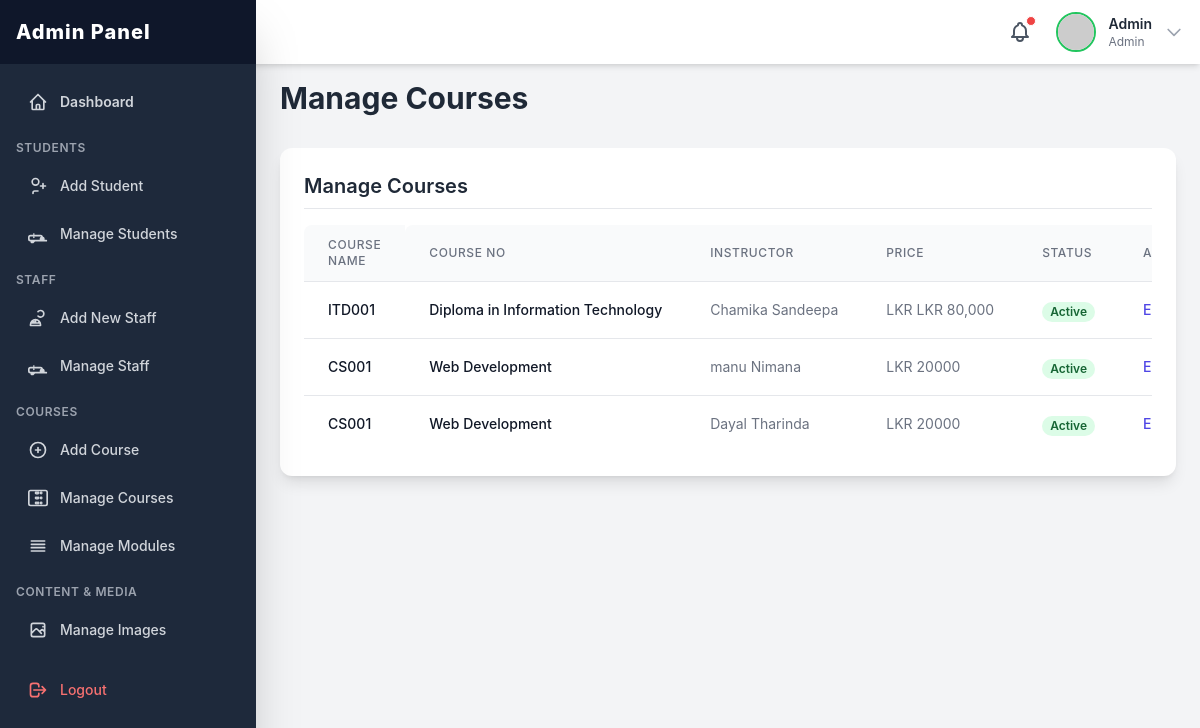
The page /admin/pages/manage_course.php (signed in) on the database its author committed.
### tables this page shows
CREATE TABLE `course` (
  `id` int(11) NOT NULL,
  `course_no` varchar(12) NOT NULL,
  `course_name` varchar(100) NOT NULL,
  `nvq_level` int(11) NOT NULL,
  `course_type` enum('Full-time','Part-time','Online','Hybrid') NOT NULL,
  `qualifications` varchar(255) NOT NULL,
  `course_duration` int(11) NOT NULL,
  `course_fee` varchar(20) NOT NULL,
  `course_description` text NOT NULL,
  `course_image` varchar(255) DEFAULT NULL,
  `status` enum('active','inactive') NOT NULL DEFAULT 'active'
);

CREATE TABLE `staff` (
  `id` int(11) NOT NULL,
  `staff_id` varchar(20) NOT NULL,
  `service_id` varchar(20) NOT NULL,
  `first_name` varchar(50) NOT NULL,
  `last_name` varchar(50) NOT NULL,
  `nic` varchar(15) NOT NULL,
  `contact_no` varchar(15) DEFAULT NULL,
  `email` varchar(100) DEFAULT NULL,
  `gender` varchar(10) NOT NULL,
  `password` varchar(255) NOT NULL,
  `position` varchar(100) NOT NULL,
  `course_no` varchar(20) DEFAULT NULL,
  `profile_photo` varchar(255) DEFAULT NULL,
  `status` enum('active','inactive') NOT NULL DEFAULT 'active'
);

### admin/pages/manage_course.php (the view, shortened to what this page needs)
<?php
include_once('../include/header.php');
include('../../include/connection.php');
$query = "SELECT c.*, s.first_name, s.last_name, s.staff_id
          FROM course c
          LEFT JOIN staff s ON c.course_no = s.course_no AND s.position = 'Instructors'
          ORDER BY c.id";
$courses = mysqli_query($con, $query);
?>
<!DOCTYPE html>
<html lang="en">
<head>
    <script src="https://cdn.tailwindcss.com"></script>
</head>
<body class="bg-gray-100 p-6 sm:p-8">
    <div class="max-w-7xl mx-auto">
        <h2 class="text-3xl font-bold text-gray-800 mb-6">Manage Courses</h2>
        <div class="bg-white p-6 rounded-xl shadow-lg mt-8">
            <h3 class="text-xl font-semibold text-gray-800 mb-4 border-b pb-2">Manage Courses</h3>
            <div class="overflow-x-auto">
                <table class="min-w-full divide-y divide-gray-200">
                    <thead class="bg-gray-50">
                        <tr>
                            <th scope="col" class="px-6 py-3 text-left text-xs font-medium text-gray-500 uppercase tracking-wider rounded-tl-lg">Course Name</th>
                            <th scope="col" class="px-6 py-3 text-left text-xs font-medium text-gray-500 uppercase tracking-wider rounded-tl-lg">Course No</th>
                            <th scope="col" class="px-6 py-3 text-left text-xs font-medium text-gray-500 uppercase tracking-wider">Instructor</th>
                            <th scope="col" class="px-6 py-3 text-left text-xs font-medium text-gray-500 uppercase tracking-wider">Price</th>
                            <th scope="col" class="px-6 py-3 text-left text-xs font-medium text-gray-500 uppercase tracking-wider">Status</th>
                            <th scope="col" class="px-6 py-3 text-left text-xs font-medium text-gray-500 uppercase tracking-wider rounded-tr-lg">Actions</th>
                        </tr>
                    </thead>
                    <tbody class="bg-white divide-y divide-gray-200">
                          <?php if (mysqli_num_rows($courses) > 0): ?>
                              <?php while ($row = mysqli_fetch_assoc($courses)): ?>
                                <tr>
                                    <td class="px-6 py-4 whitespace-nowrap text-sm font-medium text-gray-900">
                                        <?php echo htmlspecialchars($row['course_no']); ?>
                                    </td>
                                    <td class="px-6 py-4 whitespace-nowrap text-sm font-medium text-gray-900">
                                        <?php echo htmlspecialchars($row['course_name']); ?>
                                    </td>
                                    <td class="px-6 py-4 whitespace-nowrap text-sm text-gray-500">
                                        <?php
                                        if (!empty($row['first_name']) && !empty($row['last_name'])) {
                                            echo htmlspecialchars($row['first_name'] . ' ' . $row['last_name']);
                                        } else {
                                            echo '<span class="text-gray-400 italic">No Instructor</span>';
                                        }
                                        ?>
                                    </td>
                                    <td class="px-6 py-4 whitespace-nowrap text-sm text-gray-500">
                                        LKR <?php echo htmlspecialchars($row['course_fee']); ?>
                                    </td>
                                    <td class="px-6 py-4 whitespace-nowrap">
                                        <?php if ($row['status'] == 'active') : ?>
                                            <span class="px-2 inline-flex text-xs leading-5 font-semibold rounded-full bg-green-100 text-green-800">Active</span>
                                        <?php else : ?>
                                            <span class="px-2 inline-flex text-xs leading-5 font-semibold rounded-full bg-yellow-100 text-yellow-800">Inactive</span>
                                        <?php endif; ?>
                                    </td>
                                    <td class="px-6 py-4 whitespace-nowrap text-sm font-medium space-x-2">
                                        <button type="button" class="text-indigo-600 hover:text-indigo-900 transition duration-150 edit-btn"
                                            data-id="<?php echo $row['id']; ?>"
                                            data-name="<?php echo htmlspecialchars($row['course_name']); ?>"
                                            data-fee="<?php echo htmlspecialchars($row['course_fee']); ?>"
                                            data-status="<?php echo $row['status']; ?>"
                                            data-course-no="<?php echo htmlspecialchars($row['course_no']); ?>"
                                            data-staff-id="<?php echo htmlspecialchars($row['staff_id'] ?? ''); ?>">
                                            Edit
                                        </button>
                                    </td>
                                </tr>
                              <?php endwhile; ?>
                          <?php endif; ?>
                    </tbody>
                </table>
            </div>
        </div>
    </div>
    </body>
</html>

### admin/include/header.php (shortened to what this page needs)
<?php
$admin_username = isset($_SESSION['admin_username']) ? $_SESSION['admin_username'] : null;
$admin_display_name = 'User';
$admin_display_type = 'Guest';
if ($admin_username) {
    include_once __DIR__ . '/../../include/connection.php';
    if (isset($con)) {
        $query_admin = "SELECT username, type FROM admin WHERE username = ?";
        $stmt_admin = $con->prepare($query_admin);
        if ($stmt_admin) {
            $stmt_admin->bind_param("s", $admin_username);
            $stmt_admin->execute();
            $result_admin = $stmt_admin->get_result();
            if ($result_admin->num_rows == 1) {
                $admin_data = $result_admin->fetch_assoc();
                $admin_display_name = htmlspecialchars($admin_data['username']);
                $admin_display_type = htmlspecialchars(ucfirst($admin_data['type']));
            }
        } else {
             error_log("Admin header: Failed to prepare admin query: " . $con->error);
        }
    } else {
        error_log("Admin header: Database connection not established in connection.php.");
    }
}
?>
<!DOCTYPE html>
<html lang="en">
<head>
    <script src="https://cdn.tailwindcss.com"></script>
    <link href="https://cdnjs.cloudflare.com/ajax/libs/flowbite/2.2.1/flowbite.min.css" rel="stylesheet" />
    <link rel="stylesheet" href="../css/webkit.css">
</head>
<body class="bg-gray-100 min-h-screen">
    <header class="fixed top-0 left-0 right-0 h-16 bg-white shadow-md z-30 flex items-center justify-between px-4 transition-all duration-300" id="page-header">
        <div class="flex items-center space-x-4 relative"> <button class="relative p-2 text-gray-600 hover:text-green-600 transition duration-150 rounded-full hover:bg-gray-100">
                <span class="absolute top-1 right-1 w-2.5 h-2.5 bg-red-500 rounded-full border border-white"></span>
            </button>
            <button id="avatarButton" type="button" data-dropdown-toggle="userDropdown" data-dropdown-placement="bottom-start" class="flex items-center space-x-3 cursor-pointer group">
                <img class="h-10 w-10 rounded-full object-cover border-2 border-green-500" src="https://placehold.co/100x100/10b981/ffffff?text=<?php echo strtoupper(substr($admin_display_name, 0, 1)); ?>" alt="Admin Profile">
                <div class="hidden sm:block text-sm text-left"> <p class="font-semibold text-gray-800"><?php echo $admin_display_name; ?></p>
                    <p class="text-xs text-gray-500"><?php echo $admin_display_type; ?></p>
                </div>
                <svg class="w-5 h-5 text-gray-400 group-hover:text-gray-600 transition duration-150" fill="none" stroke="currentColor" viewBox="0 0 24 24" xmlns="http://www.w3.org/2000/svg"><path stroke-linecap="round" stroke-linejoin="round" stroke-width="2" d="M19 9l-7 7-7-7"></path></svg> </button>
            </div>
    </header>
    <div id="sidebar-wrapper">
        <nav class="fixed top-0 bottom-0 left-0 w-64 bg-slate-800 text-white z-40 transform -translate-x-full lg:translate-x-0 transition-transform duration-300 ease-in-out shadow-2xl" id="page-sidebar">
            <div class="h-16 bg-slate-900 flex items-center justify-between px-4">
                <h1 class="text-xl font-extrabold text-white tracking-wider">Admin Panel</h1>
            </div>
            <div class="px-4 space-y-2 h-full overflow-y-auto pt-4 pb-16">
                 <div class="space-y-1">
                    <a href="Dashboard.php" class="flex items-center p-3 text-sm font-semibold rounded-lg text-gray-300 hover:bg-slate-700 hover:text-white transition duration-150">
                        Dashboard
                    </a>
                    <p class="text-xs font-semibold text-gray-400 pt-3 pb-1 uppercase tracking-wider">Students</p>
                    <a href="student_register.php" class="flex items-center p-3 text-sm font-medium rounded-lg text-gray-300 hover:bg-slate-700 hover:text-white transition duration-150">
                        <svg class="w-5 h-5 mr-3" fill="none" stroke="currentColor" viewBox="0 0 24 24" xmlns="http://www.w3.org/2000/svg"><path stroke-linecap="round" stroke-linejoin="round" stroke-width="2" d="M18 9v3m0 0v3m0-3h3m-3 0h-3m-2-5a4 4 0 11-8 0 4 4 0 018 0zM12 18H8a2 2 0 00-2 2v1"></path></svg>
                        Add Student
                    </a>
                    <a href="manage_students.php" class="flex items-center p-3 text-sm font-medium rounded-lg text-gray-300 hover:bg-slate-700 hover:text-white transition duration-150">
                        Manage Students
                    </a>
                    <p class="text-xs font-semibold text-gray-400 pt-3 pb-1 uppercase tracking-wider">Staff</p>
                    <a href="staff_register.php"  class="flex items-center p-3 text-sm font-medium rounded-lg text-gray-300 hover:bg-slate-700 hover:text-white transition duration-150">
                        <svg class="w-5 h-5 mr-3" fill="none" stroke="currentColor" viewBox="0 0 24 24" xmlns="http://www.w3.org/2000/svg"><path stroke-linecap="round" stroke-linejoin="round" stroke-width="2" d="M12 4.354a4 4 0 110 5.292M15 21H3v-1a6 6 0 0112 0v1zm-6-4a6 6 0 00-4 0v1h8v-1m-4 0v-2"></path></svg>
                        Add New Staff
                    </a>
                    <a href="manage_staff.php" class="flex items-center p-3 text-sm font-medium rounded-lg text-gray-300 hover:bg-slate-700 hover:text-white transition duration-150">
                         Manage Staff
                    </a>
                    <p class="text-xs font-semibold text-gray-400 pt-3 pb-1 uppercase tracking-wider">Courses</p>
                    <a href="add_course.php" class="flex items-center p-3 text-sm font-medium rounded-lg text-gray-300 hover:bg-slate-700 hover:text-white transition duration-150">
                        <svg class="w-5 h-5 mr-3" fill="none" stroke="currentColor" viewBox="0 0 24 24" xmlns="http://www.w3.org/2000/svg"><path stroke-linecap="round" stroke-linejoin="round" stroke-width="2" d="M12 9v3m0 0v3m0-3h3m-3 0H9m12 0a9 9 0 11-18 0 9 9 0 0118 0z"></path></svg>
                        Add Course
                    </a>
                    <a href="manage_course.php" class="flex items-center p-3 text-sm font-medium rounded-lg text-gray-300 hover:bg-slate-700 hover:text-white transition duration-150">
                        Manage Courses
                    </a>
                     <a href="manage_modules.php" class="flex items-center p-3 text-sm font-medium rounded-lg text-gray-300 hover:bg-slate-700 hover:text-white transition duration-150">
                        <svg class="w-5 h-5 mr-3" fill="none" stroke="currentColor" viewBox="0 0 24 24" xmlns="http://www.w3.org/2000/svg"><path stroke-linecap="round" stroke-linejoin="round" stroke-width="2" d="M4 6h16M4 10h16M4 14h16M4 18h16"></path></svg>
                        Manage Modules
                    </a>
                    <p class="text-xs font-semibold text-gray-400 pt-3 pb-1 uppercase tracking-wider">Content & Media</p>
                    <a href="manage images.php" class="flex items-center p-3 text-sm font-medium rounded-lg text-gray-300 hover:bg-slate-700 hover:text-white transition duration-150">
                        Manage Images
                    </a>
                    <a href="../lib/logout.php" class="flex items-center p-3 text-sm font-medium rounded-lg text-red-400 hover:bg-slate-700 hover:text-red-300 transition duration-150 mt-8 !pt-6">
                        <svg class="w-5 h-5 mr-3" fill="none" stroke="currentColor" viewBox="0 0 24 24" xmlns="http://www.w3.org/2000/svg"><path stroke-linecap="round" stroke-linejoin="round" stroke-width="2" d="M17 16l4-4m0 0l-4-4m4 4H7m6 4v1a3 3 0 01-3 3H6a3 3 0 01-3-3V7a3 3 0 013-3h4a3 3 0 013 3v1"></path></svg>
                        Logout
                    </a>
                </div>
            </div>
        </nav>
    </div>
    <main class="pt-20 p-6 lg:ml-64 transition-all duration-300" id="main-content">

### admin/css/webkit.css (style rules this page uses)
html { font-family: 'Inter', sans-serif; }

### admin/pages/manage_course.php (style rules this page uses)
body { font-family: 'Inter', sans-serif; }

### rows shown on the page
course: course_no "ITD001", course_name "Diploma in Information Technology", staff.first_name+last_name "Chamika Sandeepa", course_fee "LKR 80,000", status "Active"
course: course_no "CS001", course_name "Web Development", staff.first_name+last_name "manu Nimana", course_fee "20000", status "Active", staff.first_name+last_name "Dayal Tharinda"

### other values the page prints
$admin_display_name "Admin"
$admin_display_type "Admin"
